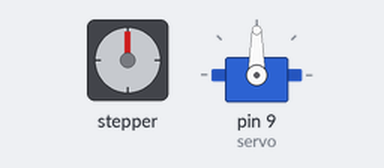
The sketch below on a simulated Arduino Uno, built with avr-gcc and run on an emulated ATmega328P. Shown: stepper motor, servo. Wiring (inferred from the names in the program): stepper motor driver (200 steps per turn assumed): step pin 3; direction pin 4.

Above: at 0.15 s.
At 10.06 s:
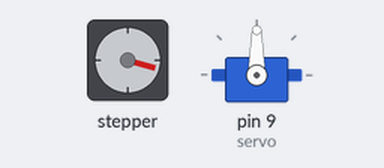
At 19.97 s:
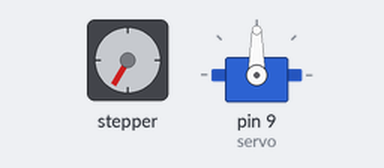
At 39.8 s:
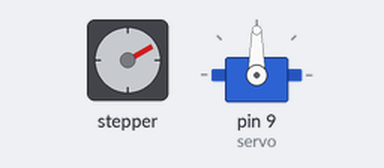
Timing chart, 0 to 40.0 s (numbered marks = the images above):
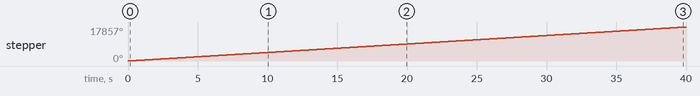

Measured:
- by itself, stepper: keeps turning clockwise at about 446°/s

The sketch:

all_set.ino
```cpp
#include <Servo.h>
Servo servo;
Servo servo2;
void setup() {
  Serial.begin(9600);

  pinMode(3,OUTPUT); //Step
  pinMode(4,OUTPUT); //DIRECTION
  pinMode(5,OUTPUT); //DC_mo
  pinMode(6,OUTPUT); //DC_mo
  servo.attach(9); //Servo
//  servo2.attach(10); //360Servo
}

int i=0;
void loop() {
/*
  i++;
  if (i<100) {
    digitalWrite(4,HIGH); //DIRECTION
    servo.write(30);
  } else {
    digitalWrite(4,LOW); //DIRECTION
    servo.write(1);
    if (i>200) {
      i=0;
    }
  }
*/
//  double val0 = analogRead(A0);
//  double val1 = analogRead(A1);
//  double val2 = analogRead(A2);
//  Serial.println(val0);
//  Serial.println(val1);
//  Serial.println(val2);
//  Serial.println(0);
  digitalWrite(4,HIGH); //DIRECTION
  digitalWrite(3,HIGH);
//  digitalWrite(5,LOW);
//  digitalWrite(6,HIGH);
//  delay(1000);
  delay(2);
//  delayMicroseconds(800);
  digitalWrite(3,LOW);
  digitalWrite(5,LOW);
  digitalWrite(6,HIGH);
//  delay(1000);
  delay(2);
//  delayMicroseconds(800);
}
```
